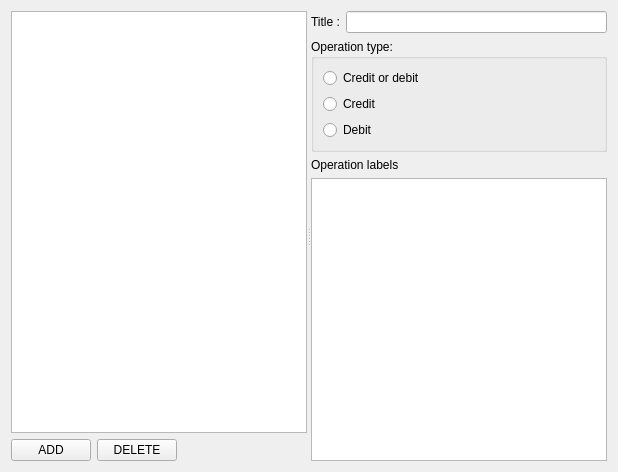
<?xml version="1.0" encoding="UTF-8"?>
<ui version="4.0">
 <class>PanelItems</class>
 <widget class="QWidget" name="PanelItems">
  <property name="geometry">
   <rect>
    <x>0</x>
    <y>0</y>
    <width>618</width>
    <height>472</height>
   </rect>
  </property>
  <property name="windowTitle">
   <string>Form</string>
  </property>
  <layout class="QVBoxLayout" name="verticalLayout_4">
   <item>
    <widget class="QSplitter" name="splitter">
     <property name="orientation">
      <enum>Qt::Horizontal</enum>
     </property>
     <widget class="QWidget" name="layoutWidget">
      <layout class="QVBoxLayout" name="verticalLayout_3">
       <item>
        <widget class="QListView" name="m_pListItems"/>
       </item>
       <item>
        <layout class="QHBoxLayout" name="horizontalLayout_2">
         <item>
          <widget class="QPushButton" name="btnNew">
           <property name="text">
            <string>ADD</string>
           </property>
           <property name="icon">
            <iconset resource="resource.qrc">
             <normaloff>:/ico/png/addtab.png</normaloff>:/ico/png/addtab.png</iconset>
           </property>
          </widget>
         </item>
         <item>
          <widget class="QPushButton" name="btnDelete">
           <property name="text">
            <string>DELETE</string>
           </property>
           <property name="icon">
            <iconset resource="resource.qrc">
             <normaloff>:/ico/png/standardbutton-delete-16.png</normaloff>:/ico/png/standardbutton-delete-16.png</iconset>
           </property>
          </widget>
         </item>
         <item>
          <spacer name="horizontalSpacer">
           <property name="orientation">
            <enum>Qt::Horizontal</enum>
           </property>
           <property name="sizeHint" stdset="0">
            <size>
             <width>40</width>
             <height>20</height>
            </size>
           </property>
          </spacer>
         </item>
        </layout>
       </item>
      </layout>
     </widget>
     <widget class="QWidget" name="layoutWidget">
      <layout class="QVBoxLayout" name="verticalLayout_2">
       <item>
        <layout class="QHBoxLayout" name="horizontalLayout">
         <item>
          <widget class="QLabel" name="label">
           <property name="text">
            <string>Title :</string>
           </property>
          </widget>
         </item>
         <item>
          <widget class="QLineEdit" name="m_pEdtTitle"/>
         </item>
        </layout>
       </item>
       <item>
        <widget class="QGroupBox" name="groupBox">
         <property name="title">
          <string>Operation type:</string>
         </property>
         <layout class="QGridLayout" name="gridLayout">
          <item row="2" column="0">
           <widget class="QRadioButton" name="rdbDebit">
            <property name="text">
             <string>Debit</string>
            </property>
           </widget>
          </item>
          <item row="1" column="0">
           <widget class="QRadioButton" name="rdbCredit">
            <property name="text">
             <string>Credit</string>
            </property>
           </widget>
          </item>
          <item row="0" column="0">
           <widget class="QRadioButton" name="rdbNone">
            <property name="text">
             <string>Credit or debit</string>
            </property>
           </widget>
          </item>
         </layout>
        </widget>
       </item>
       <item>
        <layout class="QVBoxLayout" name="verticalLayout">
         <item>
          <widget class="QLabel" name="label_2">
           <property name="text">
            <string>Operation labels</string>
           </property>
          </widget>
         </item>
         <item>
          <widget class="QListWidget" name="m_pListFilters"/>
         </item>
        </layout>
       </item>
      </layout>
     </widget>
    </widget>
   </item>
  </layout>
 </widget>
 <resources>
  <include location="resource.qrc"/>
 </resources>
 <connections/>
</ui>
